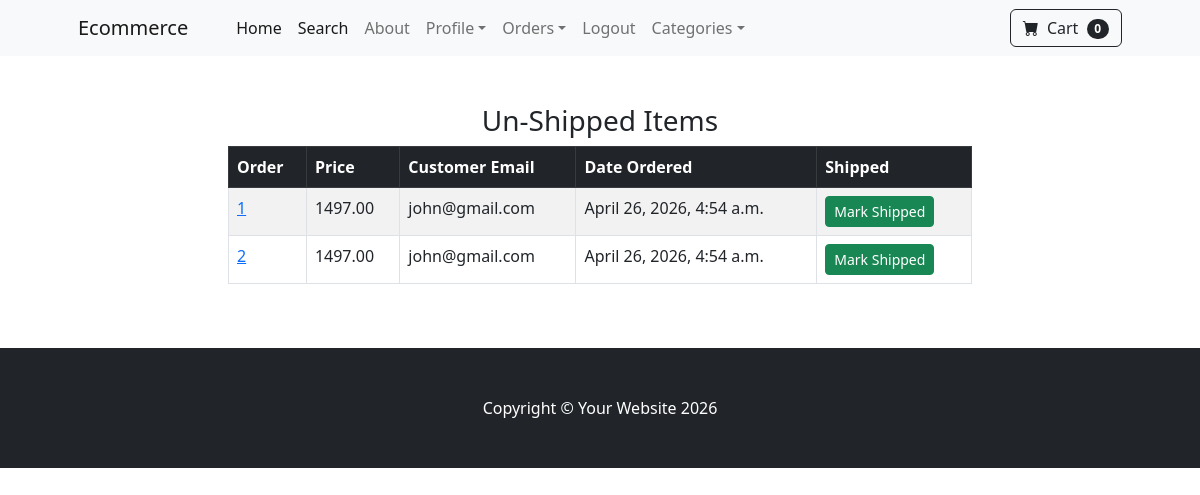
Before: /payment/not_shipped_dash/ (signed in) with the older database file.
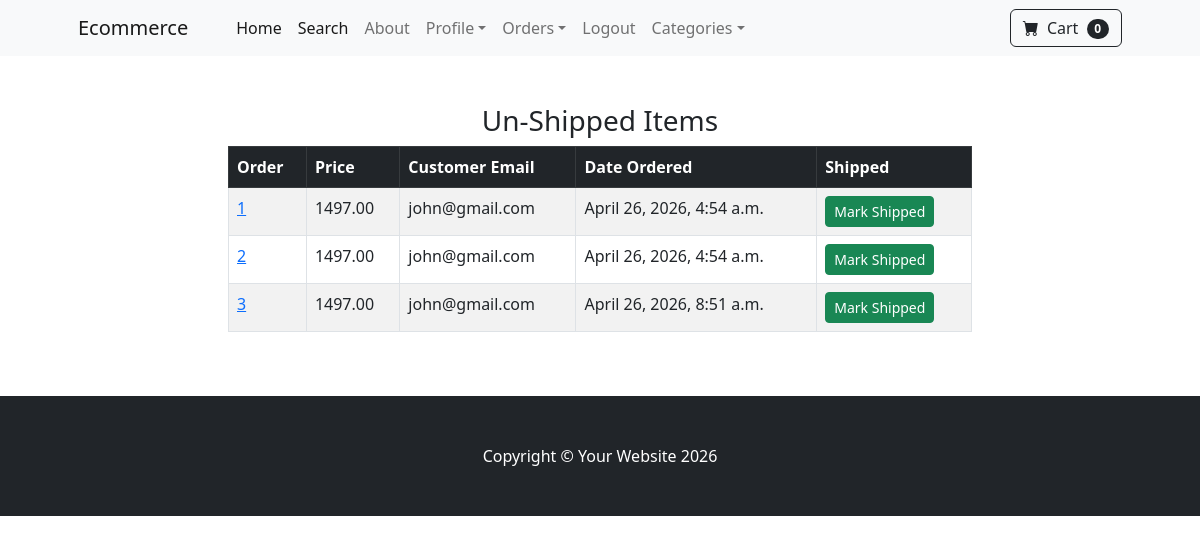
After: the same page with the newer database file.
### payment/models.py (models this page shows, shortened)
class Order(models.Model):
    user = models.ForeignKey(User, on_delete=models.CASCADE, null=True, blank=True)
    full_name = models.CharField(max_length=250)
    email = models.EmailField(max_length=250)
    shipping_address = models.TextField(max_length=15000)
    amount_paid = models.DecimalField(max_digits=7, decimal_places=2)
    date_ordered = models.DateTimeField(auto_now_add=True)
    shipped = models.BooleanField(default=False)
    date_shipped = models.DateTimeField(blank=True, null=True)

### payment/views.py (the view, shortened to what this page needs)
# urls.py: path('not_shipped_dash/', views.not_shipped_dash, name='not_shipped_dash'),
def not_shipped_dash(request):
    if request.user.is_authenticated and request.user.is_superuser:
        orders = Order.objects.filter(shipped=False)
        return render(request, 'payment/not_shipped_dash.html', {'orders':orders})
    else:
        messages.success(request, "Access Denied")
        return redirect('home')

### cart/cart.py (called while the page is built)
    def __len__(self):
        return len(self.cart)

### cart/context_processors.py (called while the page is built)
def cart(request):
    return {'cart':Cart(request)}

### payment/templates/payment/not_shipped_dash.html (shortened to what this page needs)
{% extends 'base.html' %}
{% block content %}
        <div class="container">
            <div class="row">
                <center>
                    <div class="col-8">
                        <br/></br>
                            <h3>Un-Shipped Items</h3>
                            <table class="table table-striped table-hover table-bordered ">
                                <thead class="table-dark">
                                    <tr>
                                    <th scope="col">Order</th>
                                    <th scope="col">Price</th>
                                    <th scope="col">Customer Email</th>
                                    <th scope="col">Date Ordered</th>
                                    <th scope="col">Shipped</th>
                                    </tr>
                                </thead>
                                <tbody>
                                    {% for item in orders %}
                                    <tr>
                                    <td><a href="{% url 'orders' item.id %}">{{ item.id }}</a></td>
                                    <td>{{ item.amount_paid }}</td>
                                    <td>{{ item.email }}</td>
                                    <td>{{ item.date_ordered }}</td>
                                    <td>
                                        <form method="POST">
                                            <button type="Submit" class="btn btn-success btn-sm">Mark Shipped</button>
                                        </form>
                                    </td>
                                    </tr>
                                    {% endfor %}
                                </tbody>
                            </table>
                        <br/></br>
                    </div>
                </center>
            </div>
        </div>
{% endblock %}

Changed rows visible on the page:
added Order: id "3", amount_paid "1497.00", email "john@gmail.com", date_ordered "April 26, 2026, 8:51 a.m."
